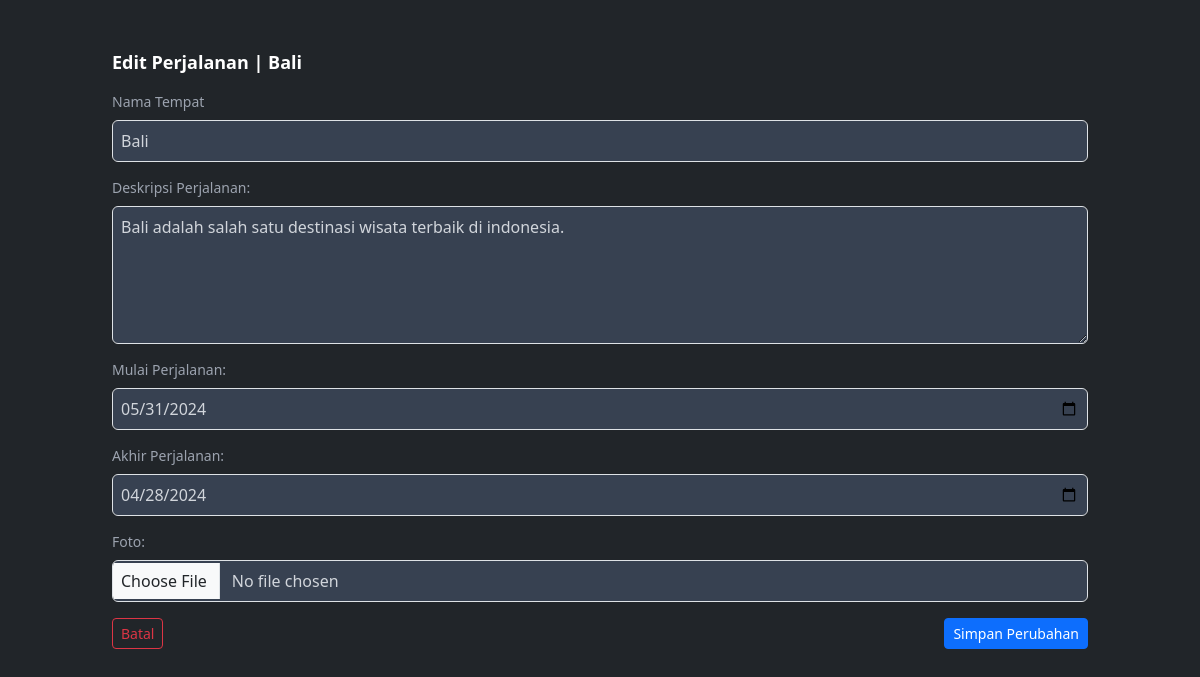
/edit_perjalanan.php?id=34, run on the app's committed database.
### tables this page shows
CREATE TABLE `perjalanan` (
  `id` int NOT NULL,
  `foto` text NOT NULL,
  `tempat` varchar(100) NOT NULL,
  `deskripsi` text NOT NULL,
  `mulai_pergi` date NOT NULL,
  `waktu_pergi` date NOT NULL,
  `user_upload` varchar(100) NOT NULL
);

### edit_perjalanan.php (the view, shortened to what this page needs)
<?php
include "koneksi.php";
$perjalanan_id = $_GET['id'];
if(isset($_GET['id'])) {
    $query = "SELECT * FROM perjalanan WHERE id = '$perjalanan_id'";
    $result = mysqli_query($con, $query);
    if(mysqli_num_rows($result) == 1) {
        $row = mysqli_fetch_assoc($result);
    } else {
        echo "User not found.";
    }
} else {
    echo "Invalid request.";
}
?>
<!DOCTYPE html>
<html lang="en">
<head>
    <link href="https://cdn.jsdelivr.net/npm/bootstrap@5.3.3/dist/css/bootstrap.min.css" rel="stylesheet">
</head>
<!DOCTYPE html>
<html lang="en">
<head>
  <link href="https://unpkg.com/tailwindcss@^2/dist/tailwind.min.css" rel="stylesheet">
</head>
<body class="bg-dark text-gray-200">
  <div class="container mx-auto mt-5 px-4 mb-5">  <h2 class="text-lg font-bold text-white mb-3">Edit Perjalanan | <?php echo $row['tempat']; ?></h2>
    <form action="edit_perjalanan.php?id=<?php echo $perjalanan_id; ?>" method="post" enctype="multipart/form-data" class="space-y-4"> <div class="mb-3">
        <label for="nama" class="block mb-2 text-sm font-medium text-gray-400">Nama Tempat</label>
        <input type="text" class="form-control block w-full p-2 bg-gray-700 border border-gray-600 rounded-md text-gray-300 focus:outline-none focus:ring-blue-500 focus:ring-2" id="tempat" name="tempat" placeholder="Masukkan nama Tempat" value="<?php echo $row['tempat']; ?>" required>
      </div>
      <div class="mb-3">
        <label for="deskripsi" class="block mb-2 text-sm font-medium text-gray-400">Deskripsi Perjalanan:</label>
        <textarea class="form-control block w-full p-2 bg-gray-700 border border-gray-600 rounded-md text-gray-300 focus:outline-none focus:ring-blue-500 focus:ring-2" id="deskripsi" name="deskripsi" rows="5" placeholder="Deskripsikan perjalanan Anda"><?php echo $row['deskripsi']; ?></textarea>
      </div>
      <div class="mb-3">
        <label for="tanggal" class="block mb-2 text-sm font-medium text-gray-400">Mulai Perjalanan:</label>
        <input type="date" class="form-control block w-full p-2 bg-gray-700 border border-gray-600 rounded-md text-gray-300 focus:outline-none focus:ring-blue-500 focus:ring-2" id="mulai_pergi" name="mulai_pergi" placeholder="Masukkan lokasi" value="<?php echo $row['mulai_pergi']; ?>" required>
      </div>
      <div class="mb-3">
        <label for="tanggal" class="block mb-2 text-sm font-medium text-gray-400">Akhir Perjalanan:</label>
        <input type="date" class="form-control block w-full p-2 bg-gray-700 border border-gray-600 rounded-md text-gray-300 focus:outline-none focus:ring-blue-500 focus:ring-2" id="waktu_pergi" name="waktu_pergi" placeholder="Masukkan lokasi" value="<?php echo $row['waktu_pergi']; ?>" required>
      </div>
      <div class="mb-3">
        <label for="foto" class="block mb-2 text-sm font-medium text-gray-400">Foto:</label>
        <input type="file" class="form-control block w-full p-2 bg-gray-700 border border-gray-600 rounded-md text-gray-300 focus:outline-none focus:ring-blue-500 focus:ring-2" id="foto" name="foto">
      </div>
      <div class="flex items-center justify-between">
      <a href="setelahLogin.php"><button type="button" class="btn btn-outline-danger btn-sm" id="btnTutupModal"
                    data-bs-dismiss="modal">Batal</button></a>
                <button type="submit" class="btn btn-primary btn-sm">Simpan Perubahan</button>
        </div>
        </form>
    </div>
</body>
</html>

### data on the page
perjalanan: tempat "Bali", deskripsi "Bali adalah salah satu destinasi wisata terbaik di indonesia.", mulai_pergi "05/31/2024", waktu_pergi "04/28/2024"
